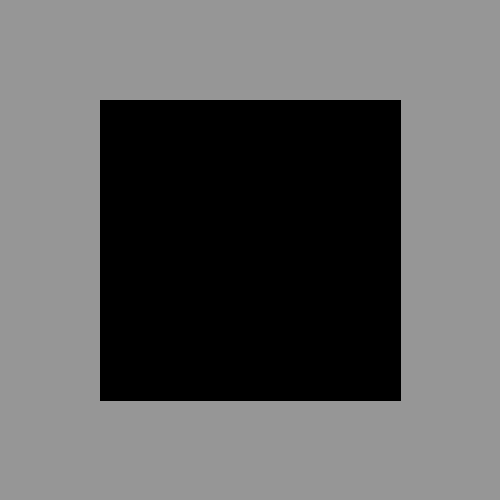
Frame 1 (no input)
Frame 60 (the mouse pressed at the canvas centre just before this capture): identical to frame 1, image omitted
Frame 120 (the mouse held since frame 60 and released just before this capture): identical to frame 1, image omitted

The Processing sketch that drew this single still picture (run headless with seeded random() and noise(); from frame 60 on, the mouse is pressed at the canvas centre):

// Processing sketch: first
// ── first.pde
void setup(){
size(500,500);
background(150);

//Top Layer
rect(100,100,100,100);
rect(200,100,100,100);
rect(300,100,100,100);

//Mid Layer
rect(100,200,100,100);
rect(200,200,100,100);
rect(300,200,100,100);

//Bot Layer
rect(100,300,100,100);
rect(200,300,100,100);
rect(300,300,100,100);
}


void draw(){
  background(150);
  int a=0;
  int b=0;
  int c=0;
  for(int i=0;i<3;i++){
   for(int w=0;w<3;w++){
     fill(a,b,c);
     
     rect(w*100+100,i*100+100,100,100);
   } 
  }
}
